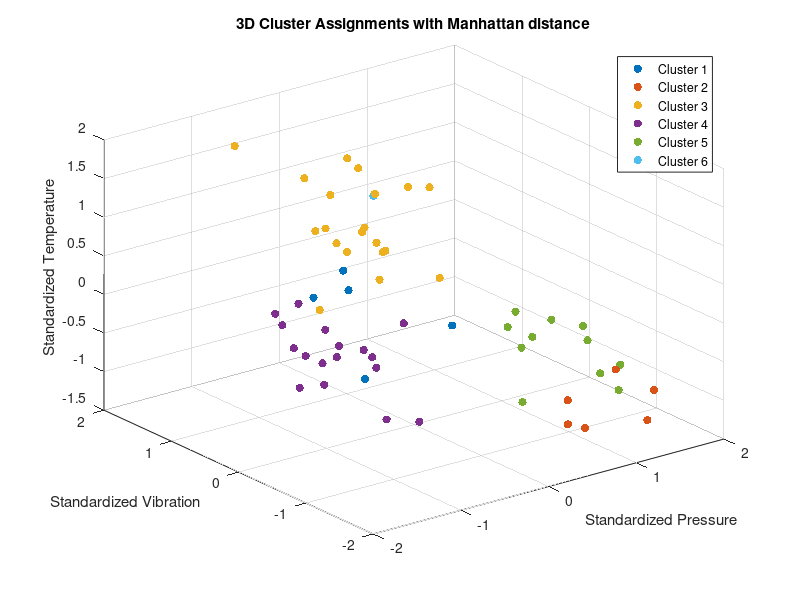

Write the MATLAB code that produced this figure.
% when we use Manhattan distance

% Load the data from the .mat file
data = load('Lab1/F0_PVT.mat');

pressure = data.Pressure;
temperature = data.Temperature;
vibration = data.Vibration;

% Standardize the data
pressure_standardized = (pressure - mean(pressure)) ./ std(pressure);
temperature_standardized = (temperature - mean(temperature)) ./ std(temperature);
vibration_standardized = (vibration - mean(vibration)) ./ std(vibration);

pressure_reshape = reshape(pressure_standardized, [], 1);
vibration_reshape = reshape(vibration_standardized, [], 1);
temperature_reshape = reshape(temperature_standardized, [], 1);

% Store all PVT data into a 60*3 matrix
data = zeros(size(pressure,1)*size(pressure,2),3);
data(:,1) = pressure_reshape;
data(:,2) = vibration_reshape;
data(:,3) = temperature_reshape;

% Cluster number
k = 6;

% Iteration 
maxIter = 50;

% Initialise centroids
numPoints = size(data,1);
centroids = data(randperm(numPoints, k), :);
assignment = zeros(size(data,1),3);
disp(size(assignment));

for it = 1:maxIter
    for i = 1:numPoints
        assign_j = -1;
        min_distance = inf;
        for j = 1:k
            distance = sum(abs(data(i,:) - centroids(j,:))); % Manhattan distance
            if distance < min_distance
                min_distance = distance;
                assign_j = j;
            end
        end
        assignment(i) = assign_j; % Store the index of the centroid
    end
    
    tmp = centroids;

    % Calculate means of datapoints in each cluster
    for j = 1:k
        points = data(assignment == j, :);
        if size(points, 1) > 0
            centroids(j, :) = mean(points);
        end
    end

    % Terminate if converge, otherwise update centroid and go again
    if centroids == tmp 
        break;
    end
end

disp('Cluster Assignments:');
disp(assignment);
disp('Centroids:')
disp(centroids)

figure;
hold on;
colors = lines(k); % Generate k distinct colors
for j = 1:k
    % Select data points assigned to each cluster
    cluster_points = data(assignment == j, :);
    scatter3(cluster_points(:,1), cluster_points(:,2), cluster_points(:,3), 36, colors(j,:), 'filled');
end
xlabel('Standardized Pressure');
ylabel('Standardized Vibration');
zlabel('Standardized Temperature');
title('3D Cluster Assignments with Manhattan distance');
legend(arrayfun(@(x) sprintf('Cluster %d', x), 1:k, 'UniformOutput', false));
grid on; % Optional for a grid
view(3); % Adjusts the view to 3D
hold off;
        
        
        
        
        
        
